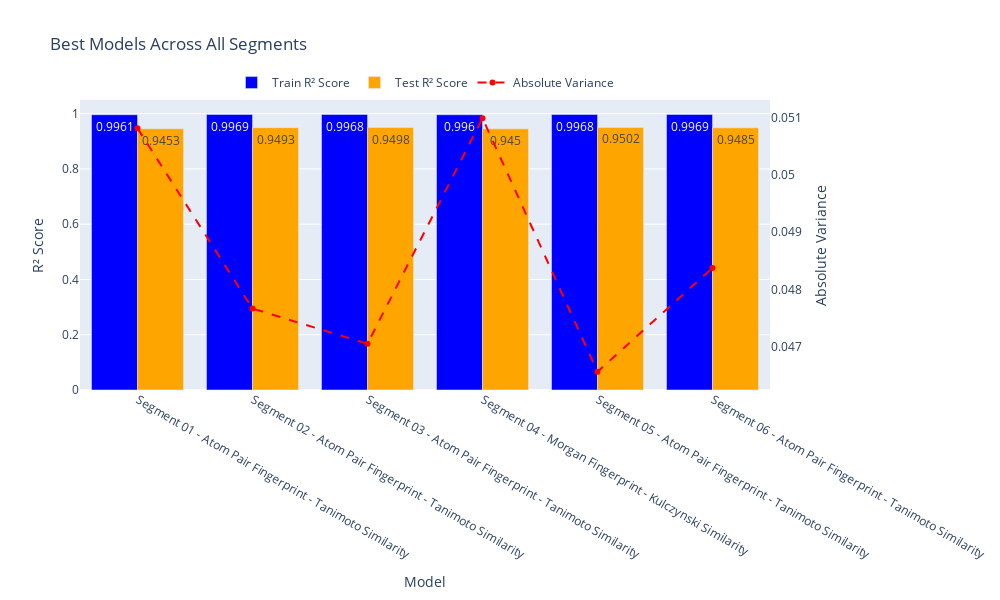

Here is the notebook cell this chart was saved with:
### Code cell
import pandas as pd
import plotly.graph_objects as go

# Load the results from the CSV file
final_results = pd.read_csv(r"C:\Users\Chamod Peiris\Documents\Curcumin_Scripts\Phase03.csv")

# Calculate the absolute variance between Train and Test R² scores
final_results['Variance'] = abs(final_results['Train R2 Score'] - final_results['Test R2 Score'])

# Initialize an empty DataFrame to store the best models from all segments
best_models_all_segments = pd.DataFrame()

# Process each segment to find the best model
for segment in final_results['Segment'].unique():
    # Filter data for the current segment
    segment_data = final_results[final_results['Segment'] == segment]
    
    # Identify the best model (highest Test R² score)
    best_model = segment_data.loc[segment_data['Test R2 Score'].idxmax()]
    
    # Append to the DataFrame of best models
    best_models_all_segments = best_models_all_segments.append(best_model, ignore_index=True)

# Create a grouped bar plot for Train and Test R² scores of the best models
fig = go.Figure()

# Add bars for Train R² scores
fig.add_trace(go.Bar(
    x=best_models_all_segments['Segment'] + ' - ' + best_models_all_segments['Fingerprint Type'] + ' - ' + best_models_all_segments['Similarity Method'],
    y=best_models_all_segments['Train R2 Score'],
    name='Train R² Score',
    marker_color='blue',
    text=best_models_all_segments['Train R2 Score'].round(4),
    textposition='auto'
))

# Add bars for Test R² scores
fig.add_trace(go.Bar(
    x=best_models_all_segments['Segment'] + ' - ' + best_models_all_segments['Fingerprint Type'] + ' - ' + best_models_all_segments['Similarity Method'],
    y=best_models_all_segments['Test R2 Score'],
    name='Test R² Score',
    marker_color='orange',
    text=best_models_all_segments['Test R2 Score'].round(4),
    textposition='auto'
))

# Add a line for the absolute variance (secondary y-axis)
fig.add_trace(go.Scatter(
    x=best_models_all_segments['Segment'] + ' - ' + best_models_all_segments['Fingerprint Type'] + ' - ' + best_models_all_segments['Similarity Method'],
    y=best_models_all_segments['Variance'],
    mode='lines+markers',
    name='Absolute Variance',
    yaxis='y2',
    line=dict(color='red', dash='dash')
))

# Update layout to include secondary y-axis
fig.update_layout(
    title='Best Models Across All Segments',
    xaxis_title='Model',
    yaxis_title='R² Score',
    yaxis2=dict(
        title='Absolute Variance',
        overlaying='y',
        side='right',
        showgrid=False,
        zeroline=False
    ),
    barmode='group',
    legend=dict(x=0.85, y=1.0),
    width=1000,
    height=600
)

# Add annotation for the best model
# Note: For a single annotation, you may need to specify manually or use another method to highlight specific points.

# legend orientation
fig.update_layout(
    legend=dict(
        orientation='h',  # Horizontal orientation
        yanchor='bottom',
        y=1.01,  # Position above the plot
        xanchor='center',
        x=0.5  # Center horizontally
    )
)

# Show the plot
fig.show()

### Figure 1 — Plotly figure (JSON) as saved in the notebook; plotly's stock layout.template omitted (floating-point values rounded to 4 significant figures)
{"data": [{"marker": {"color": "blue"}, "name": "Train R² Score", "text": [0.9961, 0.9969, 0.9968, 0.996, 0.9968, 0.9969], "textposition": "auto", "type": "bar", "x": ["Segment 01 - Atom Pair Fingerprint - Tanimoto Similarity", "Segment 02 - Atom Pair Fingerprint - Tanimoto Similarity", "Segment 03 - Atom Pair Fingerprint - Tanimoto Similarity", "Segment 04 - Morgan Fingerprint - Kulczynski Similarity", "Segment 05 - Atom Pair Fingerprint - Tanimoto Similarity", "Segment 06 - Atom Pair Fingerprint - Tanimoto Similarity"], "y": [0.9961, 0.9969, 0.9968, 0.996, 0.9968, 0.9969]}, {"marker": {"color": "orange"}, "name": "Test R² Score", "text": [0.9453, 0.9493, 0.9498, 0.945, 0.9502, 0.9485], "textposition": "auto", "type": "bar", "x": ["Segment 01 - Atom Pair Fingerprint - Tanimoto Similarity", "Segment 02 - Atom Pair Fingerprint - Tanimoto Similarity", "Segment 03 - Atom Pair Fingerprint - Tanimoto Similarity", "Segment 04 - Morgan Fingerprint - Kulczynski Similarity", "Segment 05 - Atom Pair Fingerprint - Tanimoto Similarity", "Segment 06 - Atom Pair Fingerprint - Tanimoto Similarity"], "y": [0.9453, 0.9493, 0.9498, 0.945, 0.9502, 0.9485]}, {"line": {"color": "red", "dash": "dash"}, "mode": "lines+markers", "name": "Absolute Variance", "type": "scatter", "x": ["Segment 01 - Atom Pair Fingerprint - Tanimoto Similarity", "Segment 02 - Atom Pair Fingerprint - Tanimoto Similarity", "Segment 03 - Atom Pair Fingerprint - Tanimoto Similarity", "Segment 04 - Morgan Fingerprint - Kulczynski Similarity", "Segment 05 - Atom Pair Fingerprint - Tanimoto Similarity", "Segment 06 - Atom Pair Fingerprint - Tanimoto Similarity"], "y": [0.05081, 0.04766, 0.04705, 0.05099, 0.04656, 0.04837], "yaxis": "y2"}], "layout": {"barmode": "group", "height": 600, "legend": {"orientation": "h", "x": 0.5, "xanchor": "center", "y": 1.01, "yanchor": "bottom"}, "title": {"text": "Best Models Across All Segments"}, "width": 1000, "xaxis": {"title": {"text": "Model"}}, "yaxis": {"title": {"text": "R² Score"}}, "yaxis2": {"overlaying": "y", "showgrid": false, "side": "right", "title": {"text": "Absolute Variance"}, "zeroline": false}}}
